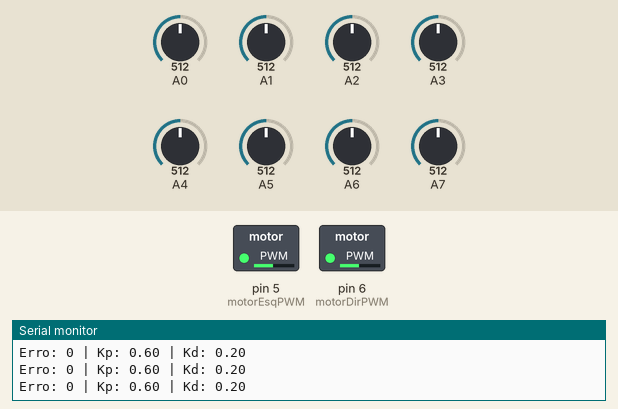
A sketch run on a simulated Arduino Nano, built with avr-gcc and run on an emulated ATmega328P. Parts: switched loads named in the sketch (green lamp = pin HIGH), the last lines printed to the serial monitor. The inputs (shaded band) are chosen by the test bench; at power-on: A0 = 512, A1 = 512, A6 = 512, A7 = 512, A4 = 512, A2 = 512, A3 = 512, A5 = 512.

Above: at 13.2 s.
13.3 s: A0 set to 390
At 14.4 s:
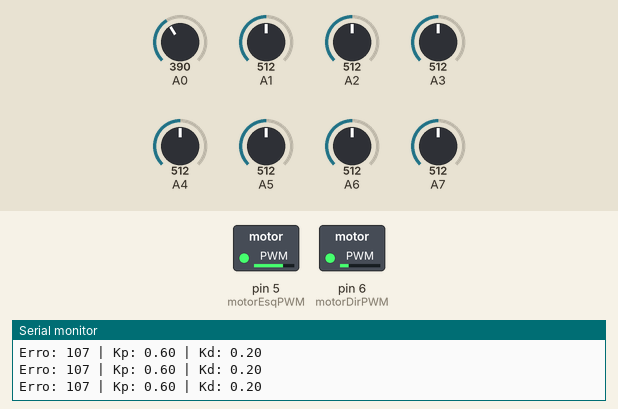
15.1 s: A1 set to 390
At 16.4 s:
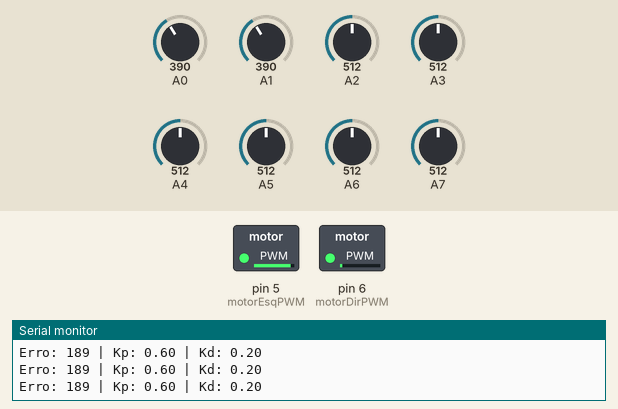
17.0 s: A6 set to 390
At 17.29 s:
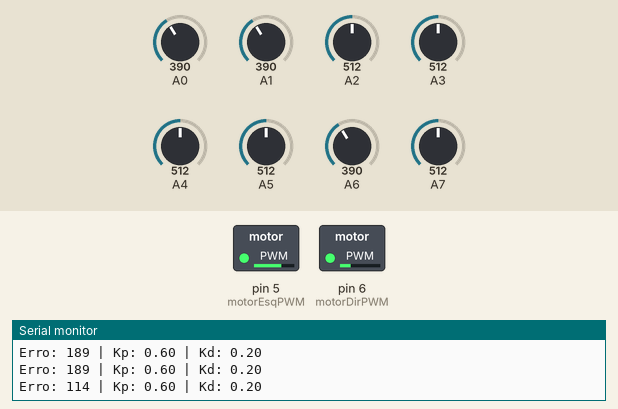
18.8 s: A7 set to 306
At 20.4 s:
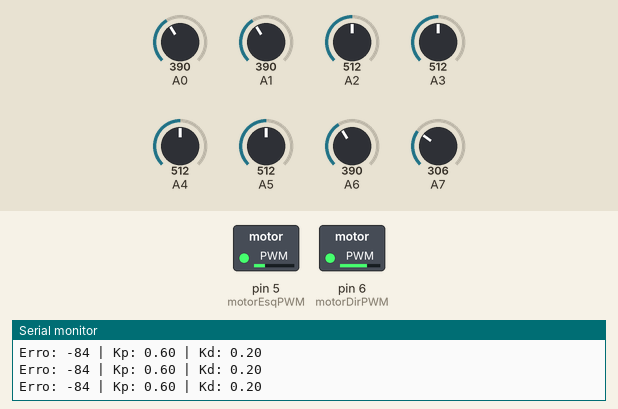
20.7 s: A4 set to 390
At 22.2 s:
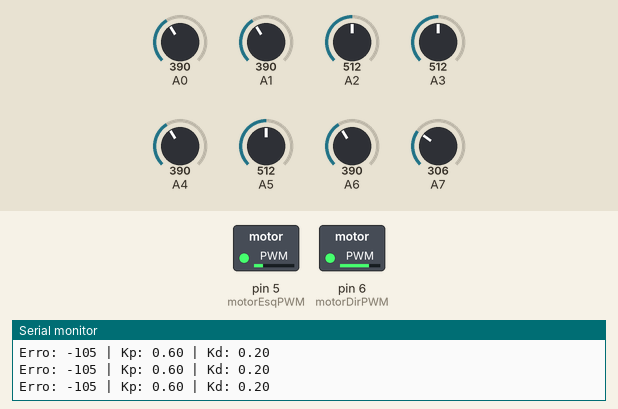
22.5 s: A2 set to 716
At 24.3 s:
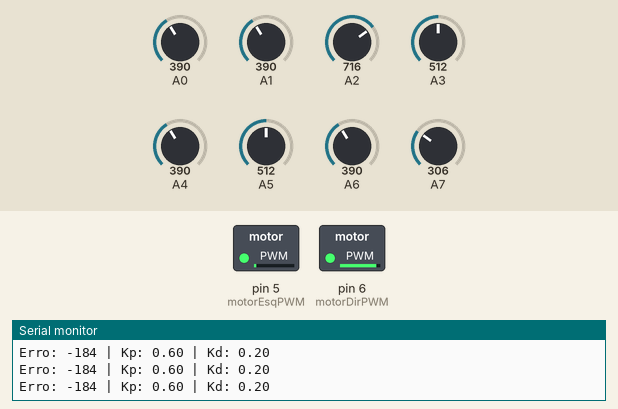
Timing chart, 0 to 25.4 s (numbered marks = the images above; inputs shaded):
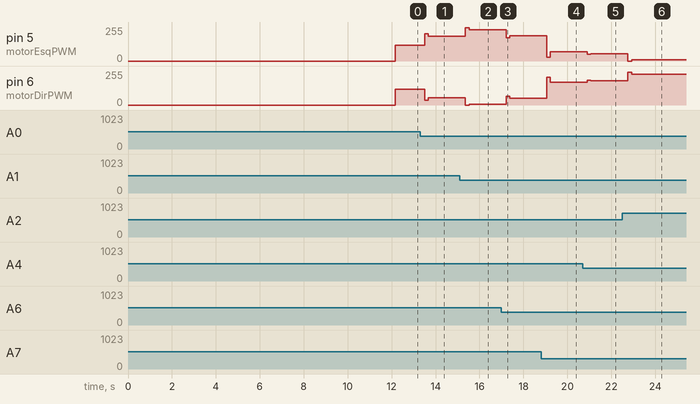

Measured:
- after the input at 13.3 s, pin 5 (motorEsqPWM): 120/255 → 205/255 after 0.21 s, → 184/255 0.17 s later; pin 6 (motorDirPWM): 120/255 → 34/255 after 0.21 s, → 55/255 0.17 s later
- after the input at 15.1 s, pin 5 (motorEsqPWM): 184/255 → 249/255 after 0.26 s, → 233/255 0.17 s later; pin 6 (motorDirPWM): 55/255 → 0/255 after 0.26 s, → 6/255 0.17 s later
- after the input at 17.0 s, pin 5 (motorEsqPWM): 233/255 → 173/255 after 0.21 s, → 188/255 0.17 s later; pin 6 (motorDirPWM): 6/255 → 66/255 after 0.21 s, → 51/255 0.17 s later
- after the input at 18.8 s, pin 5 (motorEsqPWM): 188/255 → 30/255 after 0.26 s, → 69/255 0.17 s later; pin 6 (motorDirPWM): 51/255 → 209/255 after 0.26 s, → 170/255 0.17 s later
- after the input at 20.7 s, pin 5 (motorEsqPWM): 69/255 → 52/255 after 0.21 s, → 56/255 0.17 s later; pin 6 (motorDirPWM): 170/255 → 187/255 after 0.21 s, → 183/255 0.17 s later
- after the input at 22.5 s, pin 5 (motorEsqPWM): 56/255 → 0/255 after 0.26 s, → 9/255 0.17 s later; pin 6 (motorDirPWM): 183/255 → 246/255 after 0.26 s, → 230/255 0.17 s later

The sketch:

seguidor_small_pidANDfuzzy_esp_v03_copy.ino
```cpp
#include <QTRSensors.h>
#include <Fuzzy.h>

/* ============================
  QTR CONFIG
   ============================ */
#define NUM_SENSORS 8
#define TIMEOUT 2500
#define EMITTER_PIN 2

QTRSensorsAnalog qtr(
  (unsigned char[]){A0, A1, A2, A3, A4, A5, A6, A7},
  NUM_SENSORS,
  TIMEOUT,
  EMITTER_PIN
);

unsigned int sensorValues[NUM_SENSORS];

/* ============================
  MOTORES
   ============================ */
int motorEsqPWM = 5;
int motorDirPWM = 6;
int baseSpeed = 120;

/* ============================
  PID
   ============================ */
float Kp = 0.5;
float Kd = 0.1;
int erroAnterior = 0;

/* ============================
  FUZZY
   ============================ */
Fuzzy *fuzzy = new Fuzzy();

/* --- Entradas Fuzzy --- */
// Erro (QTR retorna 0 a 7000 → centro ≈ 3500)
FuzzySet *erroNG = new FuzzySet(-3500, -3500, -2000, -800);
FuzzySet *erroNP = new FuzzySet(-1200, -600, -300, 0);
FuzzySet *erroZ  = new FuzzySet(-200, 0, 0, 200);
FuzzySet *erroPP = new FuzzySet(0, 300, 600, 1200);
FuzzySet *erroPG = new FuzzySet(800, 2000, 3500, 3500);

// Delta erro
FuzzySet *dNeg  = new FuzzySet(-2000, -2000, -500, 0);
FuzzySet *dZero = new FuzzySet(-100, 0, 0, 100);
FuzzySet *dPos  = new FuzzySet(0, 500, 2000, 2000);

/* --- Saídas Fuzzy --- */
// Kp
FuzzySet *kpBaixo = new FuzzySet(0.2, 0.3, 0.4, 0.5);
FuzzySet *kpMedio = new FuzzySet(0.4, 0.6, 0.6, 0.8);
FuzzySet *kpAlto  = new FuzzySet(0.7, 1.0, 1.3, 1.3);

// Kd
FuzzySet *kdBaixo = new FuzzySet(0.0, 0.05, 0.1, 0.15);
FuzzySet *kdMedio = new FuzzySet(0.1, 0.2, 0.2, 0.3);
FuzzySet *kdAlto  = new FuzzySet(0.25, 0.4, 0.6, 0.6);

/* ============================
  FUNÇÕES
   ============================ */
void setMotores(int esq, int dir) {
  esq = constrain(esq, 0, 255);
  dir = constrain(dir, 0, 255);
  analogWrite(motorEsqPWM, esq);
  analogWrite(motorDirPWM, dir);
}

/* ============================
  SETUP
   ============================ */
void setup() {
  Serial.begin(9600);
  pinMode(motorEsqPWM, OUTPUT);
  pinMode(motorDirPWM, OUTPUT);

  /* Calibração QTR */
  for (int i = 0; i < 400; i++) {
    qtr.calibrate();
    delay(5);
  }

  /* Fuzzy Inputs */
  FuzzyInput *erroInput = new FuzzyInput(1);
  erroInput->addFuzzySet(erroNG);
  erroInput->addFuzzySet(erroNP);
  erroInput->addFuzzySet(erroZ);
  erroInput->addFuzzySet(erroPP);
  erroInput->addFuzzySet(erroPG);
  fuzzy->addFuzzyInput(erroInput);

  FuzzyInput *deltaInput = new FuzzyInput(2);
  deltaInput->addFuzzySet(dNeg);
  deltaInput->addFuzzySet(dZero);
  deltaInput->addFuzzySet(dPos);
  fuzzy->addFuzzyInput(deltaInput);

  /* Fuzzy Outputs */
  FuzzyOutput *kpOut = new FuzzyOutput(1);
  kpOut->addFuzzySet(kpBaixo);
  kpOut->addFuzzySet(kpMedio);
  kpOut->addFuzzySet(kpAlto);
  fuzzy->addFuzzyOutput(kpOut);

  FuzzyOutput *kdOut = new FuzzyOutput(2);
  kdOut->addFuzzySet(kdBaixo);
  kdOut->addFuzzySet(kdMedio);
  kdOut->addFuzzySet(kdAlto);
  fuzzy->addFuzzyOutput(kdOut);

  /* Regras */
  FuzzyRuleAntecedent *erroGrande = new FuzzyRuleAntecedent();
  erroGrande->joinSingle(erroPG);

  FuzzyRuleConsequent *kpAltoKdBaixo = new FuzzyRuleConsequent();
  kpAltoKdBaixo->addOutput(kpAlto);
  kpAltoKdBaixo->addOutput(kdBaixo);

  fuzzy->addFuzzyRule(new FuzzyRule(1, erroGrande, kpAltoKdBaixo));

  FuzzyRuleAntecedent *erroCentro = new FuzzyRuleAntecedent();
  erroCentro->joinSingle(erroZ);

  FuzzyRuleConsequent *kpMedioKdMedio = new FuzzyRuleConsequent();
  kpMedioKdMedio->addOutput(kpMedio);
  kpMedioKdMedio->addOutput(kdMedio);

  fuzzy->addFuzzyRule(new FuzzyRule(2, erroCentro, kpMedioKdMedio));
}

/* ============================
  LOOP
   ============================ */
void loop() {
  int position = qtr.readLineBlack(sensorValues);
  int erro = position - 3500;

  int deltaErro = erro - erroAnterior;
  erroAnterior = erro;

  fuzzy->setInput(1, erro);
  fuzzy->setInput(2, deltaErro);
  fuzzy->fuzzify();

  Kp = fuzzy->defuzzify(1);
  Kd = fuzzy->defuzzify(2);

  float correcao = Kp * erro + Kd * deltaErro;

  setMotores(baseSpeed + correcao, baseSpeed - correcao);

  Serial.print("Erro: ");
  Serial.print(erro);
  Serial.print(" | Kp: ");
  Serial.print(Kp);
  Serial.print(" | Kd: ");
  Serial.println(Kd);

  delay(5);
}
```
